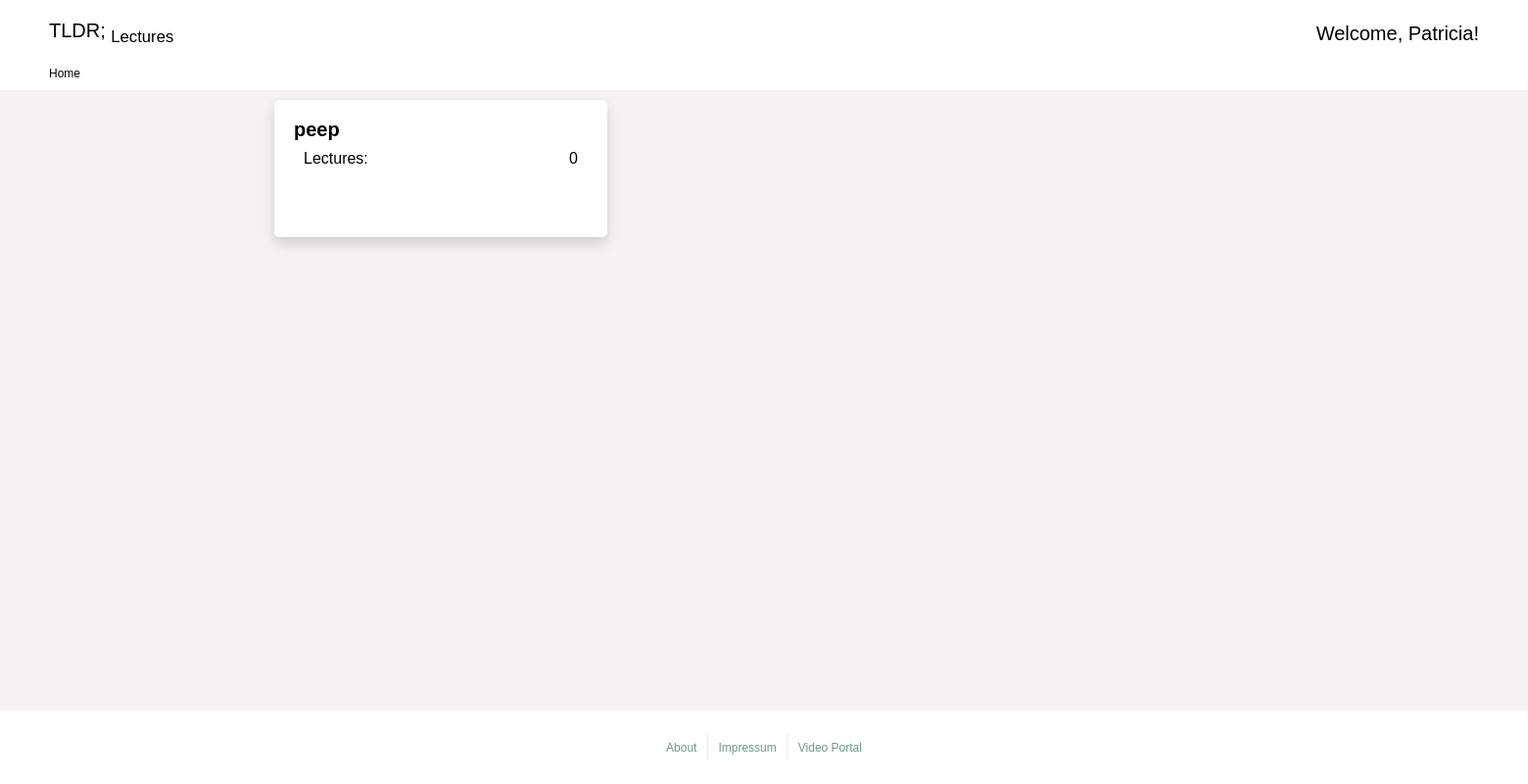
The app's page /, older data.
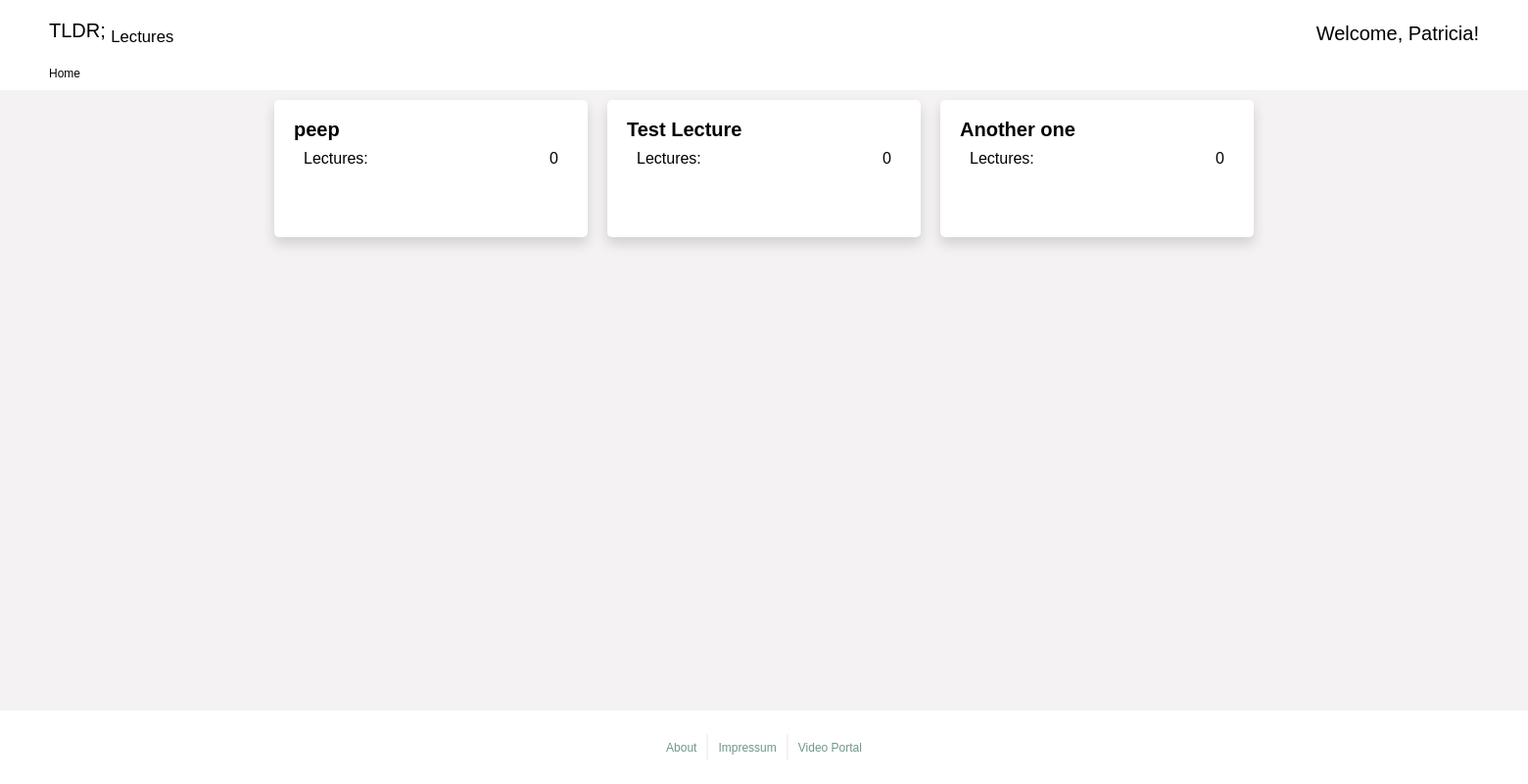
The same page, newer data.
### TLDR/models.py (models this page shows)
class Lecture(models.Model):
    lecture_name = models.CharField(max_length=200)
    lecture_number = models.CharField(max_length=11)
    department = models.CharField(max_length=10)
    semester = models.CharField(max_length=2)

### TLDR/views.py (the view)
# urls.py: path("", views.index, name="index"),
def index(request):
    lectures = Lecture.objects.all()
    template = loader.get_template('views/index.html')
    context = {
        'lectures': lectures,
        }
    return HttpResponse(template.render(context, request))

### TLDR/templates/views/index.html (shortened to what this page needs)
{% load static %}
<!DOCTYPE html>
<html>
<head>
  <link rel="stylesheet" href="{% static 'main.css' %}" />
  <link rel="stylesheet" href="{% static 'index.css' %}" />
</head>
<body>
  <header class="header">
    <div class="first-row">
      <div class="page-title">TLDR; <sub>Lectures</sub></div>
      <div class="account-login-wrapper">
        <div class="welcome-text">Welcome, Patricia!</div>
      </div>
    </div>
    <nav class="breadcrumbs">
      <div class="breadcrumbs-text">Home</div>
    </nav>
  </header>
  <main class="main">
    <div class="content">
      <div class="cards">
        {% if lectures %}
        {% for lecture in lectures %}
        <div class="course-card" , onclick="window.location='/classes/{{lecture.id}}/';">
          <div class="title-frame">
            <div class="text-wrapper">{{ lecture.lecture_name }}</div>
          </div>
          <div class="lectures-frame">
            <div class="div">Lectures:</div>
            <div class="text-wrapper-2">{{ lecture.video_set.count }}</div>
          </div>
        </div>
        {% endfor %}
        {% endif %}
      </div>
    </div>
  </main>
  <footer class="footer">
    <div class="div-wrapper">
      <div class="text-wrapper"><a href="#">About</a></div>
    </div>
    <div class="div-wrapper">
      <div class="text-wrapper"><a href="#">Impressum</a></div>
    </div>
    <div class="div-wrapper">
      <div class="text-wrapper"><a href="#">Video Portal</a></div>
    </div>
  </footer>
</body>
</html>

Row changes from the older to the newer data that the page shows:
added Lecture: lecture_name "Test Lecture", video_set.count "0"
added Lecture: lecture_name "Another one", video_set.count "0"
